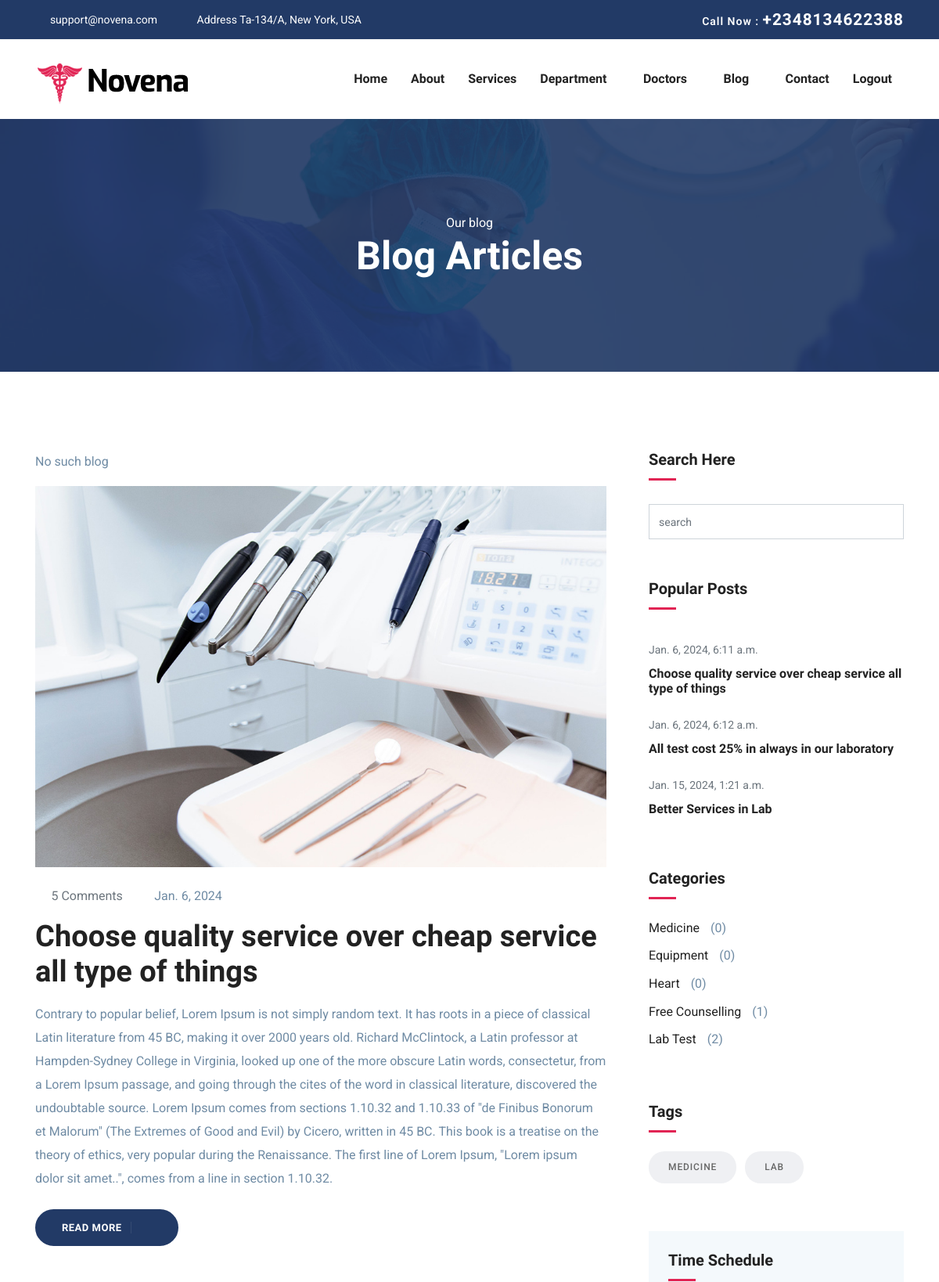
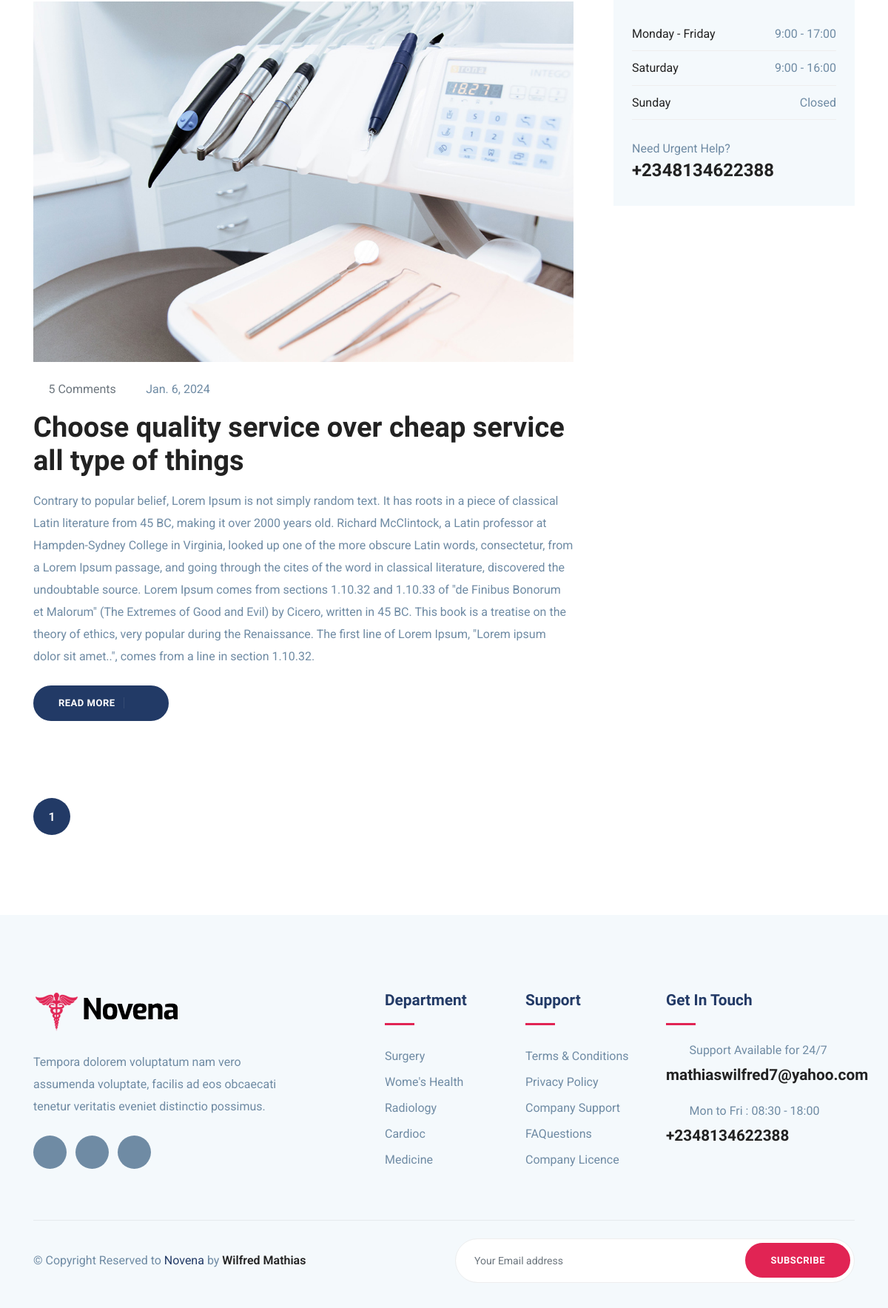
Page /tags/1/ on the committed database (2 pictures, top to bottom).
### myapp/models.py (models this page shows, shortened)
class Tag(models.Model):
    title =models.CharField(max_length=255, null=True)
    blog = models.ForeignKey(Blog, on_delete=models.CASCADE, null = True)

class Blog(models.Model):
    title =models.CharField(max_length=255, null=True)
    description=models.CharField(max_length=1000, null=True)
    date = models.DateTimeField(auto_now_add = True)
    image = models.ImageField(upload_to='blog_images', null = True)
    quote = models.CharField(max_length=1000, null=True)
    category = models.ForeignKey(Category, on_delete=models.CASCADE, null = True)
    def imageUrl(self):
        if self.image:
            return self.image.url
        return ''
    class Meta:
        ordering = ['-date']

class Category(models.Model):
    name = models.CharField(max_length = 255, choices=CATEGORY_CHOICE, null = True)

### myapp/views.py (the view)
# urls.py: path('tags/<int:blog_id>/', views.tags, name='tags'),
def tags(request, blog_id):
    blog = Blog.objects.get(id = blog_id)
    tag = Tag.objects.filter(blog = blog)
    comments = blog.comment_set.all()
    blogs = pagination(request, tag)
    categories_with_blog_count = Category.objects.annotate(blog_count=Count('blog'))
    comment(request, blog)
    popular_posts =sidebar(request)
    search_comment = search(request)
    context = {
        'tags':tag,
        'blogs': blogs,
        'searches': search_comment,
        'popular': popular_posts,
        'categories':categories_with_blog_count,
        'comments':comments,
        }
    return render(request, 'myapp/all_tags.html', context)

### myapp/search.py (called while the page is built, shortened)
def search(request):
    if request.method == 'GET':
        search = request.GET.get('search')
        search_comment = Blog.objects.filter(Q(title__icontains = search) | Q(description__icontains = search)) if search else None
        return search_comment

def pagination(request, blog):
    paginator = Paginator(blog, 3)  # Show 3 blogs per page
    page = request.GET.get('page')
    try:
        blogs = paginator.page(page)
    except PageNotAnInteger:
        blogs = paginator.page(1)
    except EmptyPage:
        blogs = paginator.page(paginator.num_pages)
    return blogs

def sidebar(request):
    blog = Blog.objects.all()
    blog_with_comment_count = blog.annotate(comment_count=Count('comment'))
    grouped_blogs = {}
    for blog_post in blog_with_comment_count :
        comment_count = blog_post.comment_count
        if comment_count not in grouped_blogs:
            grouped_blogs[comment_count] = []
        grouped_blogs[comment_count].append(blog_post)
    popular_posts = []
    for comment_count, posts in sorted(grouped_blogs.items(), reverse=True):
        popular_posts.extend(posts[:3])
    return popular_posts

def comment(request, blog):
    user = request.user

### myapp/templates/myapp/all_tags.html (shortened to what this page needs)
{% extends 'myapp/base/base.html' %}
{% load static %}
{% block content %}
<section class="page-title bg-1">
  <div class="container">
    <div class="row">
      <div class="col-md-12">
        <div class="block text-center">
          <span class="text-white">Our blog</span>
          <h1 class="text-capitalize mb-5 text-lg">Blog articles</h1>
        </div>
      </div>
    </div>
  </div>
</section>
<section class="section blog-wrap">
    <div class="container">
        <div class="row">
            <div class="col-lg-8">
				{% include 'myapp/base/search.html' %}
				{% for blog in tags %}
                <div class="row">
					<div class="col-lg-12 col-md-12 mb-5">
						<div class="blog-item">
							<div class="blog-thumb">
								<img src="{{blog.blog.imageUrl}}" alt="" class="img-fluid ">
							</div>
							<div class="blog-item-content">
								<div class="blog-item-meta mb-3 mt-4">
									<span class="text-muted text-capitalize mr-3"><i class="icofont-comment mr-2"></i>5 Comments</span>
									<span class="text-black text-capitalize mr-3"><i class="icofont-calendar mr-1"></i> {{blog.blog.date|date}}</span>
								</div>
								<h2 class="mt-3 mb-3"><a href="{% url 'blog_detail' blog.id %}">{{blog.blog.title}}</a></h2>
								<p class="mb-4">{{ blog.blog.description }}</p>
								<a href="{% url 'blog_detail' blog.id %}" target="_blank" class="btn btn-main btn-icon btn-round-full">Read More <i class="icofont-simple-right ml-2  "></i></a>
							</div>
						</div>
					</div>
				</div>
				{% endfor %}
            </div>
			{% include 'myapp/base/sidebar.html' %}
        </div>
		<div class="row mt-5">
			<div class="col-lg-8">
				<nav class="pagination py-2 d-inline-block">
					<div class="nav-links">
						<span aria-current="page" class="page-numbers current">{{ blogs.number }}</span>
					</div>
				</nav>
			</div>
		</div>
    </div>
</section>
{% endblock %}

### myapp/templates/myapp/base/sidebar.html (shortened to what this page needs)
<div class="col-lg-4">
    <div class="sidebar-wrap pl-lg-4 mt-5 mt-lg-0">
        <div class="sidebar-widget search  mb-3 ">
            <h5>Search Here</h5>
            <form action="{% url 'blog' %}" method="get" class="search-form">
                <input type="text" name = "search" class="form-control" placeholder="search">
            </form>
        </div>
        <div class="sidebar-widget latest-post mb-3">
            <h5>Popular Posts</h5>
            {% for pop in popular %}
            <div class="py-2">
                <span class="text-sm text-muted">{{pop.date}}</span>
                <h6 class="my-2"><a href="#">{{pop.title}}</a></h6>
            </div>
            {% endfor %}
        </div>
        <div class="sidebar-widget category mb-3">
            <h5 class="mb-4">Categories</h5>
            <ul class="list-unstyled">
                {% for category in categories %}
                    <li class="align-items-center">
                        <a href="{% url 'category_detail' category.id %}">{{ category.name }}</a>
                        <span>({{ category.blog_count }})</span>
                    </li>
                {% endfor %}
            </ul>
        </div>
        <div class="sidebar-widget tags mb-3">
            <h5 class="mb-4">Tags</h5>
            {% for tag in tags %}
            <a href="{% url 'tags' tag.id %}">{{ tag.title }}</a>
            {% endfor %}
        </div>
        <div class="sidebar-widget schedule-widget mb-3">
            <h5 class="mb-4">Time Schedule</h5>
            <ul class="list-unstyled">
            <li class="d-flex justify-content-between align-items-center">
                <a href="#">Monday - Friday</a>
                <span>9:00 - 17:00</span>
            </li>
            <li class="d-flex justify-content-between align-items-center">
                <a href="#">Saturday</a>
                <span>9:00 - 16:00</span>
            </li>
            <li class="d-flex justify-content-between align-items-center">
                <a href="#">Sunday</a>
                <span>Closed</span>
            </li>
            </ul>
            <div class="sidebar-contatct-info mt-4">
                <p class="mb-0">Need Urgent Help?</p>
                <h3>+2348134622388</h3>
            </div>
        </div>
    </div>
</div>

### myapp/static/myapp/css/style.css (style rules this page uses)
html { overflow-x: hidden; }
body { line-height: 1.6; font-family: "Roboto", sans-serif; -webkit-font-smoothing: antialiased; font-size: 16px; color: #6F8BA4; font-weight: 400; }
h1, .h1, h2, .h2, h3, .h3, h4, .h4, h5, .h5, h6, .h6 { font-family: "Exo", sans-serif; font-weight: 700; color: #222; }
h1, .h1 { font-size: 2.5rem; }
h2, .h2 { font-size: 44px; }
h3, .h3 { font-size: 1.5rem; }
h5, .h5 { font-size: 1.25rem; }
h6, .h6 { font-size: 1rem; }
p { line-height: 30px; }
input[type="email"], input[type="password"], input[type="text"], input[type="tel"] { box-shadow: none; height: 45px; outline: none; font-size: 14px; }
.form-control { box-shadow: none; border-radius: 0; }
.btn { display: inline-block; font-size: 14px; font-size: 0.8125rem; font-weight: 700; letter-spacing: .5px; padding: .75rem 2rem; font-family: "Exo", sans-serif; text-transform: uppercase; border-radius: 5px; border: 2px solid transparent; transition: all .35s ease; }
.btn.btn-icon i { border-left: 1px solid rgba(255, 255, 255, 0.09); padding-left: 15px; }
.btn-main { background: #223a66; color: #fff; border-color: #223a66; }
.btn-round-full { border-radius: 50px; }
.section { padding: 100px 0; }
.text-sm { font-size: 14px; }
.text-lg { font-size: 3.75rem; }
a { color: #222; text-decoration: none; transition: all .35s ease; }
.page-title { padding: 120px 0px 70px 0px; position: relative; }
.page-title .block h1 { color: #fff; }
.text-lg { font-size: 50px; }
.bg-1 { background: url("../images/bg/22.jpg") no-repeat 50% 50%; background-size: cover; position: relative; }
.blog-item-content h2 { font-weight: 600; font-size: 38px; }
.nav-links .page-numbers { display: inline-block; width: 50px; height: 50px; border-radius: 100%; background: #eee; text-align: center; padding-top: 13px; font-weight: 600; margin-right: 10px; }
.nav-links .page-numbers.current { background: #223a66; color: #fff; }
.sidebar-widget { margin-bottom: 30px; padding-bottom: 35px; }
.sidebar-widget h5 { margin-bottom: 30px; position: relative; padding-bottom: 15px; }
.sidebar-widget h5:before { position: absolute; content: ""; left: 0px; bottom: 0px; width: 35px; height: 3px; background: #e12454; }
.sidebar-widget.category ul li { margin-bottom: 10px; }
.sidebar-widget.category ul li a { color: #222; transition: all 0.3s ease; }
.sidebar-widget.category ul li span { margin-left: 10px; }
.sidebar-widget.tags a { font-size: 12px; text-transform: uppercase; letter-spacing: .075em; line-height: 41px; height: 41px; font-weight: 500; border-radius: 20px; color: #666; display: inline-block; background-color: #eff0f3; margin: 0 7px 10px 0; padding: 0 25px; transition: all .2s ease; }
.sidebar-widget.schedule-widget { background: #f4f9fc; padding: 25px; }
.sidebar-widget.schedule-widget ul li { padding: 10px 0px; border-bottom: 1px solid #eee; }
.search-form { position: relative; }

### rows in the picture
Tag: blog.imageUrl (picture), blog "Jan. 6, 2024", blog "Choose quality service over cheap service all type of things", blog.description "Contrary to popular belief, Lorem Ipsum is not simply random text. It has roots in a piece of classical Latin literature from 45 BC, making it over 2000 years old. Richard McClintock, a Latin professor at Hampden-Sydney College in Virginia, looked up one of the more obscure Latin words, consectetur, from a Lorem Ipsum passage, and going through the cites of the word in classical literature, discovered the undoubtable source. Lorem Ipsum comes from sections 1.10.32 and 1.10.33 of \"de Finibus Bonorum et Malorum\" (The Extremes of Good and Evil) by Cicero, written in 45 BC. This book is a treatise on the theory of ethics, very popular during the Renaissance. The first line of Lorem Ipsum,…", title "MEDICINE"
Tag: blog.imageUrl (picture), blog "Jan. 6, 2024", blog "Choose quality service over cheap service all type of things", blog.description "Contrary to popular belief, Lorem Ipsum is not simply random text. It has roots in a piece of classical Latin literature from 45 BC, making it over 2000 years old. Richard McClintock, a Latin professor at Hampden-Sydney College in Virginia, looked up one of the more obscure Latin words, consectetur, from a Lorem Ipsum passage, and going through the cites of the word in classical literature, discovered the undoubtable source. Lorem Ipsum comes from sections 1.10.32 and 1.10.33 of \"de Finibus Bonorum et Malorum\" (The Extremes of Good and Evil) by Cicero, written in 45 BC. This book is a treatise on the theory of ethics, very popular during the Renaissance. The first line of Lorem Ipsum,…", title "LAB"
Blog: date "Jan. 6, 2024, 6:11 a.m.", title "Choose quality service over cheap service all type of things"
Blog: date "Jan. 6, 2024, 6:12 a.m.", title "All test cost 25% in always in our laboratory"
Blog: date "Jan. 15, 2024, 1:21 a.m.", title "Better Services in Lab"
Category: name "Medicine", blog_count "0"
Category: name "Equipment", blog_count "0"
Category: name "Heart", blog_count "0"
Category: name "Free Counselling", blog_count "1"
Category: name "Lab Test", blog_count "2"

### other values in the picture
{{ blogs.number }} "1"
